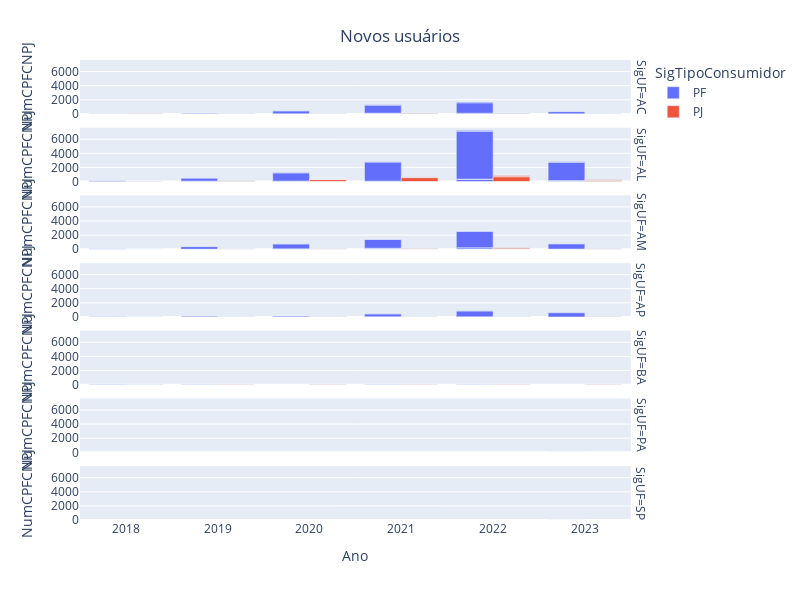

Here is the notebook cell this chart was saved with:
### Code cell
# criar 6 gráficos, um para cada UF, com a taxa de crescimento anual por tipo de consumidor




def grafico_novos_usuarios_tipo_UF(counts):
    counts_filtered = counts.query('Ano >= 2018')
    fig_novos_tipo_uf = px.bar(counts_filtered, x="Ano", y="NumCPFCNPJ", color='SigTipoConsumidor',barmode="group", facet_row="SigUF")
    fig_novos_tipo_uf.update_layout(
        width=800,
        height=600,
        title={
        'text': "Novos usuários",
        'y':0.95,
        'x':0.5,
        'xanchor': 'center',
        'yanchor': 'top'}
        )

    fig_novos_tipo_uf.show()
    
grafico_novos_usuarios_tipo_UF(counts)


fig, axs = plt.subplots(nrows=2, ncols=2, figsize=(10, 6))

# Primeiro subplot
ax = axs[0][0]
ax.plot(counts.loc[counts['SigUF'] == 'AC', 'Ano'], counts.loc[counts['SigUF'] == 'AC', 'NumCPFCNPJ'])
ax.set_title('AC')

### Figure 1 — Plotly figure (JSON) as saved in the notebook; plotly's stock layout.template omitted (floating-point values rounded to 4 significant figures)
{"data": [{"alignmentgroup": "True", "hovertemplate": "SigTipoConsumidor=PF<br>SigUF=AC<br>Ano=%{x}<br>NumCPFCNPJ=%{y}<extra></extra>", "legendgroup": "PF", "marker": {"color": "#636efa", "pattern": {"shape": ""}}, "name": "PF", "offsetgroup": "PF", "orientation": "v", "showlegend": true, "textposition": "auto", "type": "bar", "x": [2018, 2018, 2018, 2019, 2019, 2019, 2019, 2020, 2020, 2020, 2021, 2021, 2021, 2021, 2021, 2022, 2022, 2022, 2022, 2023, 2023, 2023], "xaxis": "x7", "y": [3, 1, 22, 22, 1, 92, 6, 35, 401, 16, 108, 1, 2, 1127, 63, 101, 1, 1469, 96, 20, 304, 18], "yaxis": "y7"}, {"alignmentgroup": "True", "hovertemplate": "SigTipoConsumidor=PF<br>SigUF=AL<br>Ano=%{x}<br>NumCPFCNPJ=%{y}<extra></extra>", "legendgroup": "PF", "marker": {"color": "#636efa", "pattern": {"shape": ""}}, "name": "PF", "offsetgroup": "PF", "orientation": "v", "showlegend": false, "textposition": "auto", "type": "bar", "x": [2018, 2018, 2018, 2018, 2019, 2019, 2019, 2019, 2020, 2020, 2020, 2020, 2020, 2021, 2021, 2021, 2021, 2021, 2022, 2022, 2022, 2022, 2022, 2023, 2023, 2023, 2023, 2023], "xaxis": "x6", "y": [12, 1, 131, 1, 68, 3, 434, 10, 57, 5, 16, 1156, 38, 57, 1, 12, 2689, 64, 316, 21, 12, 6741, 160, 134, 7, 2, 2583, 79], "yaxis": "y6"}, {"alignmentgroup": "True", "hovertemplate": "SigTipoConsumidor=PF<br>SigUF=AM<br>Ano=%{x}<br>NumCPFCNPJ=%{y}<extra></extra>", "legendgroup": "PF", "marker": {"color": "#636efa", "pattern": {"shape": ""}}, "name": "PF", "offsetgroup": "PF", "orientation": "v", "showlegend": false, "textposition": "auto", "type": "bar", "x": [2018, 2018, 2018, 2018, 2019, 2019, 2019, 2020, 2020, 2020, 2020, 2020, 2021, 2021, 2021, 2021, 2021, 2022, 2022, 2022, 2022, 2023, 2023, 2023, 2023, 2023], "xaxis": "x5", "y": [5, 1, 68, 1, 13, 367, 3, 53, 1, 2, 711, 3, 138, 9, 2, 1239, 12, 214, 6, 2332, 13, 37, 2, 1, 743, 9], "yaxis": "y5"}, {"alignmentgroup": "True", "hovertemplate": "SigTipoConsumidor=PF<br>SigUF=AP<br>Ano=%{x}<br>NumCPFCNPJ=%{y}<extra></extra>", "legendgroup": "PF", "marker": {"color": "#636efa", "pattern": {"shape": ""}}, "name": "PF", "offsetgroup": "PF", "orientation": "v", "showlegend": false, "textposition": "auto", "type": "bar", "x": [2018, 2019, 2019, 2020, 2020, 2021, 2021, 2021, 2021, 2022, 2022, 2022, 2022, 2023, 2023, 2023], "xaxis": "x4", "y": [33, 10, 82, 15, 113, 37, 1, 410, 1, 27, 4, 832, 1, 1, 1, 579], "yaxis": "y4"}, {"alignmentgroup": "True", "hovertemplate": "SigTipoConsumidor=PF<br>SigUF=BA<br>Ano=%{x}<br>NumCPFCNPJ=%{y}<extra></extra>", "legendgroup": "PF", "marker": {"color": "#636efa", "pattern": {"shape": ""}}, "name": "PF", "offsetgroup": "PF", "orientation": "v", "showlegend": false, "textposition": "auto", "type": "bar", "x": [2018, 2018, 2018, 2018, 2019, 2021, 2022], "xaxis": "x3", "y": [7, 1, 55, 4, 3, 1, 2], "yaxis": "y3"}, {"alignmentgroup": "True", "hovertemplate": "SigTipoConsumidor=PF<br>SigUF=PA<br>Ano=%{x}<br>NumCPFCNPJ=%{y}<extra></extra>", "legendgroup": "PF", "marker": {"color": "#636efa", "pattern": {"shape": ""}}, "name": "PF", "offsetgroup": "PF", "orientation": "v", "showlegend": false, "textposition": "auto", "type": "bar", "x": [2023], "xaxis": "x2", "y": [2], "yaxis": "y2"}, {"alignmentgroup": "True", "hovertemplate": "SigTipoConsumidor=PF<br>SigUF=SP<br>Ano=%{x}<br>NumCPFCNPJ=%{y}<extra></extra>", "legendgroup": "PF", "marker": {"color": "#636efa", "pattern": {"shape": ""}}, "name": "PF", "offsetgroup": "PF", "orientation": "v", "showlegend": false, "textposition": "auto", "type": "bar", "x": [2023], "xaxis": "x", "y": [1], "yaxis": "y"}, {"alignmentgroup": "True", "hovertemplate": "SigTipoConsumidor=PJ<br>SigUF=AC<br>Ano=%{x}<br>NumCPFCNPJ=%{y}<extra></extra>", "legendgroup": "PJ", "marker": {"color": "#EF553B", "pattern": {"shape": ""}}, "name": "PJ", "offsetgroup": "PJ", "orientation": "v", "showlegend": true, "textposition": "auto", "type": "bar", "x": [2018, 2019, 2019, 2019, 2020, 2020, 2020, 2020, 2020, 2021, 2021, 2021, 2021, 2021, 2022, 2022, 2022, 2022, 2022, 2023, 2023, 2023, 2023], "xaxis": "x7", "y": [5, 9, 1, 1, 38, 3, 9, 1, 1, 85, 4, 2, 16, 1, 88, 5, 4, 30, 3, 24, 1, 6, 2], "yaxis": "y7"}, {"alignmentgroup": "True", "hovertemplate": "SigTipoConsumidor=PJ<br>SigUF=AL<br>Ano=%{x}<br>NumCPFCNPJ=%{y}<extra></extra>", "legendgroup": "PJ", "marker": {"color": "#EF553B", "pattern": {"shape": ""}}, "name": "PJ", "offsetgroup": "PJ", "orientation": "v", "showlegend": false, "textposition": "auto", "type": "bar", "x": [2018, 2018, 2018, 2019, 2019, 2019, 2019, 2019, 2020, 2020, 2020, 2020, 2020, 2021, 2021, 2021, 2021, 2021, 2021, 2022, 2022, 2022, 2022, 2022, 2023, 2023, 2023, 2023, 2023], "xaxis": "x6", "y": [23, 3, 2, 86, 7, 2, 5, 2, 280, 13, 7, 33, 7, 558, 23, 6, 80, 4, 2, 685, 33, 2, 171, 11, 173, 8, 2, 91, 7], "yaxis": "y6"}, {"alignmentgroup": "True", "hovertemplate": "SigTipoConsumidor=PJ<br>SigUF=AM<br>Ano=%{x}<br>NumCPFCNPJ=%{y}<extra></extra>", "legendgroup": "PJ", "marker": {"color": "#EF553B", "pattern": {"shape": ""}}, "name": "PJ", "offsetgroup": "PJ", "orientation": "v", "showlegend": false, "textposition": "auto", "type": "bar", "x": [2018, 2018, 2019, 2019, 2019, 2019, 2020, 2020, 2020, 2020, 2020, 2021, 2021, 2021, 2021, 2021, 2022, 2022, 2022, 2022, 2022, 2023, 2023, 2023, 2023], "xaxis": "x5", "y": [5, 1, 33, 3, 1, 8, 78, 9, 2, 20, 1, 128, 11, 3, 38, 2, 189, 21, 4, 74, 2, 47, 5, 18, 1], "yaxis": "y5"}, {"alignmentgroup": "True", "hovertemplate": "SigTipoConsumidor=PJ<br>SigUF=AP<br>Ano=%{x}<br>NumCPFCNPJ=%{y}<extra></extra>", "legendgroup": "PJ", "marker": {"color": "#EF553B", "pattern": {"shape": ""}}, "name": "PJ", "offsetgroup": "PJ", "orientation": "v", "showlegend": false, "textposition": "auto", "type": "bar", "x": [2018, 2018, 2019, 2019, 2019, 2019, 2020, 2020, 2020, 2021, 2021, 2021, 2021, 2022, 2022, 2022, 2022, 2023, 2023], "xaxis": "x4", "y": [1, 2, 11, 2, 2, 1, 13, 2, 2, 22, 2, 2, 2, 35, 1, 1, 7, 17, 8], "yaxis": "y4"}, {"alignmentgroup": "True", "hovertemplate": "SigTipoConsumidor=PJ<br>SigUF=BA<br>Ano=%{x}<br>NumCPFCNPJ=%{y}<extra></extra>", "legendgroup": "PJ", "marker": {"color": "#EF553B", "pattern": {"shape": ""}}, "name": "PJ", "offsetgroup": "PJ", "orientation": "v", "showlegend": false, "textposition": "auto", "type": "bar", "x": [2018, 2018, 2018, 2018, 2019, 2020, 2021, 2022, 2023], "xaxis": "x3", "y": [13, 3, 5, 2, 1, 1, 2, 1, 1], "yaxis": "y3"}], "layout": {"annotations": [{"font": {}, "showarrow": false, "text": "SigUF=SP", "textangle": 90, "x": 0.98, "xanchor": "left", "xref": "paper", "y": 0.05857, "yanchor": "middle", "yref": "paper"}, {"font": {}, "showarrow": false, "text": "SigUF=PA", "textangle": 90, "x": 0.98, "xanchor": "left", "xref": "paper", "y": 0.2057, "yanchor": "middle", "yref": "paper"}, {"font": {}, "showarrow": false, "text": "SigUF=BA", "textangle": 90, "x": 0.98, "xanchor": "left", "xref": "paper", "y": 0.3529, "yanchor": "middle", "yref": "paper"}, {"font": {}, "showarrow": false, "text": "SigUF=AP", "textangle": 90, "x": 0.98, "xanchor": "left", "xref": "paper", "y": 0.5, "yanchor": "middle", "yref": "paper"}, {"font": {}, "showarrow": false, "text": "SigUF=AM", "textangle": 90, "x": 0.98, "xanchor": "left", "xref": "paper", "y": 0.6471, "yanchor": "middle", "yref": "paper"}, {"font": {}, "showarrow": false, "text": "SigUF=AL", "textangle": 90, "x": 0.98, "xanchor": "left", "xref": "paper", "y": 0.7943, "yanchor": "middle", "yref": "paper"}, {"font": {}, "showarrow": false, "text": "SigUF=AC", "textangle": 90, "x": 0.98, "xanchor": "left", "xref": "paper", "y": 0.9414, "yanchor": "middle", "yref": "paper"}], "barmode": "group", "height": 600, "legend": {"title": {"text": "SigTipoConsumidor"}, "tracegroupgap": 0}, "margin": {"t": 60}, "title": {"text": "Novos usuários", "x": 0.5, "xanchor": "center", "y": 0.95, "yanchor": "top"}, "width": 800, "xaxis": {"anchor": "y", "domain": [0, 0.98], "title": {"text": "Ano"}}, "xaxis2": {"anchor": "y2", "domain": [0, 0.98], "matches": "x", "showticklabels": false}, "xaxis3": {"anchor": "y3", "domain": [0, 0.98], "matches": "x", "showticklabels": false}, "xaxis4": {"anchor": "y4", "domain": [0, 0.98], "matches": "x", "showticklabels": false}, "xaxis5": {"anchor": "y5", "domain": [0, 0.98], "matches": "x", "showticklabels": false}, "xaxis6": {"anchor": "y6", "domain": [0, 0.98], "matches": "x", "showticklabels": false}, "xaxis7": {"anchor": "y7", "domain": [0, 0.98], "matches": "x", "showticklabels": false}, "yaxis": {"anchor": "x", "domain": [0, 0.1171], "title": {"text": "NumCPFCNPJ"}}, "yaxis2": {"anchor": "x2", "domain": [0.1471, 0.2643], "matches": "y", "title": {"text": "NumCPFCNPJ"}}, "yaxis3": {"anchor": "x3", "domain": [0.2943, 0.4114], "matches": "y", "title": {"text": "NumCPFCNPJ"}}, "yaxis4": {"anchor": "x4", "domain": [0.4414, 0.5586], "matches": "y", "title": {"text": "NumCPFCNPJ"}}, "yaxis5": {"anchor": "x5", "domain": [0.5886, 0.7057], "matches": "y", "title": {"text": "NumCPFCNPJ"}}, "yaxis6": {"anchor": "x6", "domain": [0.7357, 0.8529], "matches": "y", "title": {"text": "NumCPFCNPJ"}}, "yaxis7": {"anchor": "x7", "domain": [0.8829, 1.0], "matches": "y", "title": {"text": "NumCPFCNPJ"}}}}
